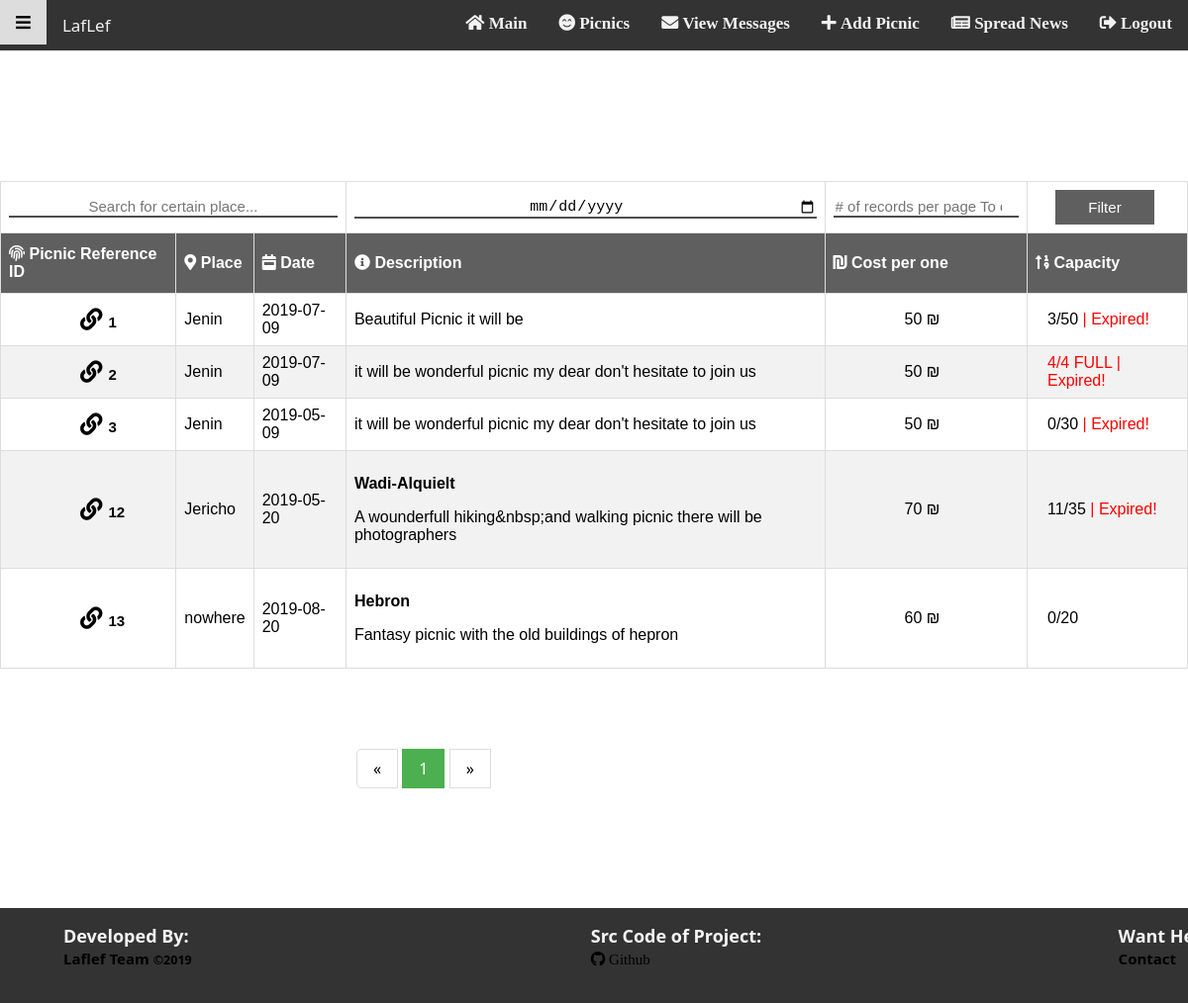
Screenshot of /picnics.php (signed in) with the database file from the repository.
### tables this page shows
CREATE TABLE IF NOT EXISTS `picnic` (
  `pid` int(11) NOT NULL AUTO_INCREMENT,
  `food` varchar(128) NOT NULL,
  `cost` double NOT NULL,
  `capacity` int(11) NOT NULL,
  `description` text NOT NULL,
  `returntime` time NOT NULL,
  `arrivaltime` time NOT NULL,
  `departuretime` time NOT NULL,
  `date` date NOT NULL,
  `departurelocation` varchar(45) NOT NULL,
  `place` varchar(45) NOT NULL,
  `activities` text NOT NULL,
  `images` varchar(45) NOT NULL DEFAULT 'default.jpg;default.jpg;default.jpg',
  `title` varchar(45) NOT NULL,
  `escorts` varchar(30) NOT NULL,
  `escorttel` int(12) NOT NULL,
  PRIMARY KEY (`pid`)
);

### model.php (called while the page is built, shortened)
<?php
$server = "localhost";
$username = "root";
$password = "";
$dbname = "laflefbzu";
$conn = "mysql:host=$server;dbname=$dbname";
$pdo = null;
try {
    $pdo = new PDO($conn, $username, $password);
    $pdo->setAttribute(PDO::ATTR_ERRMODE, PDO::ERRMODE_EXCEPTION);
} catch (PDOException $e) {
    die($e->getMessage());
}
function getPinicsForTable($start_limit, $records, $userType)
{
    global $pdo;
    if ($userType != 3) {
        return $pdo->query("select a.pid , a.place,a.date,a.description,a.cost from picnic as a where a.pid not in (select b.pid from book as b having (select sum(pnum) from book as c where a.pid =c.pid) = a.capacity) and a.date > CURRENT_DATE limit " . $start_limit . ", " . $records . ";");
    } else {
        return $pdo->query("select a.pid , a.place,a.date,a.description,a.cost from picnic as a limit " . $start_limit . ", " . $records . ";");
    }
}
function getRowNum($userType)
{
    global $pdo;
    if ($userType != 3) {
        return $pdo->query("select count(*) from picnic as a  where a.pid not in (select b.pid from book as b having   (select sum(pnum) from book as c where a.pid =c.pid) = a.capacity) and a.date > CURRENT_DATE");
    } else {
        return $pdo->query("select count(*) from picnic");
    }
}
function trackPicnicsCapacity($pid)
{
    global $pdo;
    return $pdo->query("select sum(pnum) total_bookers from book where pid = " . $pid);
}
function getPicnicsCapacity($pid)
{
    global $pdo;
    return $pdo->query("select capacity from picnic where pid = " . $pid);
}

### picnics.php (the view, shortened to what this page needs)
<?php
include 'layout.php';
include 'model.php';
?>
<div class="wrapper">
    <div class="container" id="container">
        <form action="picnics.php" method="get" id="picnic-search">
            <table class="picnic-table" id="table">
                <thead>
                <tr>
                    <td colspan="3"><input class="filter-input" id="filter-place" type="text" name="place"
                                           placeholder="Search for certain place..." onkeyup="myFunction()"
                                           pattern="[A-Za-z]*">
                    </td>
                    <td colspan="1"><input class="filter-input" id="filter-date" type="date" name="date"
                                           placeholder="Search for certain date..."></td>
                    <td colspan="1"><input class="filter-input " id="filter-place" type="number" name="NumOfPages"
                                           placeholder="# of records per page To display"></td>
                    <td colspan="1"><input class="button" id="filter-submit" type="submit" value="Filter" name="filter"
                        ></td>
                </tr>
                <tr>
                    <th><span class="fas fa-fingerprint"></span> Picnic Reference ID</th>
                    <th><span class="fas fa-map-marker-alt"></span> Place</th>
                    <th><span class="fas fa-calendar-week"></span> Date</th>
                    <th><span class="fas fa-info-circle"></span> Description</th>
                    <th><span class="fas fa-shekel-sign"></span> Cost per one</th>
                    <?php if (isset($_SESSION['userType']) && $_SESSION['userType'] == 3) { ?>
                        <th><span class="fas fa-sort-numeric-up"></span> Capacity</th>
                    <?php } else { ?>
                        <th></th>
                    <?php } ?>
                </tr>
                </thead>
                <tbody>
                <?php
                $res = null;
                $rowsNum = 0;
                if (isset($_SESSION['NumOfPages']) && !empty($_SESSION['NumOfPages']))
                    $RecordsPerPage = $_SESSION['NumOfPages'];
                else
                    $RecordsPerPage = 10;
                if (isset($_GET['page']))
                    $start_limit = ($_GET['page'] - 1) * $RecordsPerPage;
                if (!isset($_GET['filter']) || (isset($_GET['filter']) && isset($_GET['NumOfPages']) && empty($_GET['place']) && empty($_GET['date']))) {
                    if (isset($_SESSION['userType']) && $_SESSION['userType'] != 1) {
                        $res = getPinicsForTable($start_limit, $RecordsPerPage, $_SESSION['userType']);
                        if ($row = getRowNum($_SESSION['userType'])->fetch())
                            $rowsNum = $row[0];
                    } else {
                        $res = getPinicsForTable($start_limit, $RecordsPerPage, 1);
                        if ($row = getRowNum(1)->fetch()) {
                            $rowsNum = $row[0];
                        }
                    }
                }
                $pids = array();
                $pages = ceil($rowsNum / $RecordsPerPage);
                $keys = ["pid", "place", "date", "description", "cost"];
                if ($res != null)
                    $row = $res->fetch();
                if (!isset($row) || empty($row))
                echo "<tr><td colspan='6'>No Matches Found!</td></tr>";
                else
                while ($row) {
                if (!in_array($row['pid'], $pids)){
                ?>
                <tr><?php
                    foreach ($keys as $i) {
                        $bookers = 0;
                        $capacity = 0;
                        $result = getPicnicsCapacity($row['pid']);
                        if ($Row = $result->fetch()) {
                            $capacity = $Row['capacity'];
                        }
                        $result = trackPicnicsCapacity($row['pid']);
                        if ($Row = $result->fetch()) {
                            $bookers = $Row['0'];
                        }
                        if (!is_numeric($bookers)) {
                            $bookers = 0;
                        }
                        if ($capacity != $bookers || $_SESSION['userType'] == 3) {
                            if ($i == "description") {
                                $desc = explode(',', $row[$i]);
                                $row[$i] = $desc[0];
                            }
                            if ($i == "pid") {
                                echo "<td class='pid' style='padding-left: 80px;font-size: 1.4pc'><button  type='button' class='picnic-pid' id='link-" . $row[$i] . "'  onclick=' display(" . $row[$i] . ");'>" . $row[$i] . "</button></td>";
                                ?>
                                <?php
                            } else if ($i == "cost") {
                                ?>
                                <td style="padding-left: 80px"><?= $row[$i] ?> &#8362;</td><?php
                            } else { ?>
                                <td><?= $row[$i] ?></td><?php
                            }
                        }
                    }
                    if (isset($_SESSION['userType']) && $_SESSION['userType'] != 3) {
                        $seat = "";
                        ($capacity - $bookers) == 1 ? $seat = "Seat" : $seat = "Seats";
                        if (($capacity - $bookers) <= (ceil(.1 * $capacity)) && $bookers != $capacity) {
                            echo "<td><a href='booking.php?id=" . $row['pid'] . "' class='button' style='text-decoration:none;padding-top:5px'>Book Now</a> |<span style='color: red'>" . ($capacity - $bookers) . " " . $seat . " Left </span></td></tr>";
                        } else if ($capacity != $bookers)
                            echo "<td><a href='booking.php?id=" . $row['pid'] . "' class='button' style='text-decoration:none;padding-top:5px'>Book Now</a></td></tr>";
                    } else if ($_SESSION['userType'] == 3) {
                        $expired = "";
                        if (strtotime($row['date']) < strtotime("today")) {
                            $expired = " | Expired!";
                        }
                        if ($bookers != $capacity)
                            echo "<td style='padding-left: 20px'>" . $bookers . "/" . $capacity . "<span style='color: red'>" . $expired . "</span>" . "</td>";
                        else
                            echo "<td style='padding-left: 20px;color: red'>" . $bookers . "/" . $capacity . " FULL" . "<span style='color: red'>" . $expired . "</span>" . "</td>";
                    }
                    }
                    $row = $res->fetch();
                    } ?>
                </tbody>
            </table>
        </form>
        <div class="pagination">
            <a id="backward"
               href="picnics.php?page=<?php ($_GET['page'] - 1) != 0 ? print($_GET['page'] - 1) : print 1 ?>">&laquo;</a>
            <?php
            for ($page = 1; $page <= $pages; $page++) {
                if ($page == $_GET['page'])
                    echo "<a href='picnics.php?page=" . $page . "'class='active'>" . $page . "</a>";
                else
                    echo "<a href='picnics.php?page=" . $page . "'>" . $page . "</a>";
            }
            ?> <a id="forward"
                  href="picnics.php?page=<?php $_GET['page'] != $pages ? print($_GET['page'] + 1) : print 1 ?>">&raquo;</a>
        </div>
    </div>
</div>
<?php require 'footer.php' ?>

### layout.php (shortened to what this page needs)
<!DOCTYPE html>
<html lang="en">
<head>
    <link rel="stylesheet" href="css/mainStylesheet.css" type="text/css">
    <link rel="stylesheet" href="css/navstyle.css" type="text/css">
    <link rel="stylesheet" href="css/footerStyle.css" type="text/css">
    <link rel="stylesheet" href="https://use.fontawesome.com/releases/v5.8.2/css/all.css"
>
</head>
<body>
<div style="position: relative; min-height: 100vh">
    <?php require 'navbar.php' ?>
    <div style="  padding-bottom: 2.5rem;    /* Footer height */">

### navbar.php (shortened to what this page needs)
<nav class="topnav" id="myTopnav">
    <a href="#" id="hamburger" class="fas fa-bars"></a>
    <a href="main.php" id="companyTitle">LafLef</a>
    <div class="links">
        <a href="main.php" class="fas fa-home"> Main</a>
        <a href="picnics.php" class="fas fa-smile-beam"> Picnics</a>
        <?php
        if (!isset($_SESSION['userType']) || $_SESSION['userType'] == 1)
            echo '
                    <a href="aboutUs.php" class="fas fa-address-card"> About Us</a>
                    <a href="register.php?new" class="fas fa-user-plus"> Register</a>
                    <a href="login.php?new" class="fas fa-sign-in-alt"> Login</a>
                ';
        else if ($_SESSION['userType'] == 2) {
            ?>
            <a href="#" class="fas fa-user"> <?= $_SESSION['Customer_Name'] ?></a>
            <?php
            echo '
                    <a href="logout.php" class="fas fa-sign-out-alt"> Logout</a>
                ';
        } else
            echo '
                    <a href="viewMessages.php" class="fas fa-envelope" > View Messages</a>
                    <a href="addPicnic.php" class="fas fa-plus"> Add Picnic</a>
                    <a href="addNews.php" class="fas fa-newspaper"> Spread News</a>
                    <a href="logout.php" class="fas fa-sign-out-alt"> Logout</a>
                ';
        ?>
    </div>
</nav>

### footer.php (shortened to what this page needs)
</body>
<footer>
    <div>
        <strong>Developed By:</strong><br>
        <a href="aboutUs.php">Laflef Team
            <small>&copy;2019</small>
        </a>
    </div>
    <div>
        <strong>Src Code of Project:</strong><br>
        <a class="fab fa-github" href="https://github.com/wswaileh/webProject" target="_blank"> Github</a>
    </div>
    <div>
        <strong>Want Help?</strong><br>
        <a href="aboutUs.php#contact"> Contact</a>
    </div>
</footer>
</html>

### css/mainStylesheet.css (style rules this page uses)
* { box-sizing: border-box; }
body { margin: 0px; font-family: 'segoe ui', Serif, "Arial"; }
.container { padding-top: 11%; width: 100%; overflow: hidden; transition: padding-left 0.5s ease; }
.picnic-table { overflow: scroll; font-family: "Trebuchet MS", Arial, Helvetica, sans-serif; border-collapse: collapse; width: 100%; }
.picnic-table td, .picnic-table th { border: 1px solid #ddd; padding: 8px; }
.picnic-table tr:nth-child(even) { background-color: #f2f2f2; }
.picnic-table th { padding-top: 12px; padding-bottom: 12px; text-align: left; background-color: #5F5F5F; color: white; }
.button { background-color: #5F5F5F; color: white; text-align: center; display: inline-block; border: none; width: 100px; height: 35px; margin-left: 20px; font-size: 15px; }
.filter-input { width: 100%; font-size: 15px; text-align: center; border: none; border-bottom: 2px #4D4D4D solid; overflow: hidden; outline: none; background: none; color: black; }
#filter-submit { width: 100px; }
.pagination { display: inline-block; margin: 90px 30%; }
.pagination a { padding: 8px 16px; text-decoration: none; border: 1px solid #ddd; color: black; }
.pagination a.active { background-color: #4CAF50; border: 1px solid #4CAF50; color: white; }
.pagination a:first-child { border-top-left-radius: 5px; border-bottom-left-radius: 5px; }
*, *::before, *::after { box-sizing: border-box; }
form input[type="text"]:not(:placeholder-shown):valid, form input[type="tel"]:not(:placeholder-shown):valid, form input[type="email"]:not(:placeholder-shown):valid form input[type="password"]:not(:placeholder-shown):valid, form input[type="number"]:not(:placeholder-shown):valid { background: url('../img/icons/checked.svg') no-repeat; background-size: 20px; background-position: 5px, 20px; padding-left: 10px !important; }
.pid::before { font-family: "Font Awesome 5 Free"; content: ' \f0c1'; font-weight: 900; }
.picnic-pid { background: none; outline: 0; overflow: hidden; cursor: pointer; border: 0px; font-size: 15px; font-weight: 900; }
.wrapper { position: relative; }
footer { right: 0; bottom: 0; left: 0; padding: 1rem 3rem 5rem 4rem; display: grid; overflow-x: hidden; background-color: #333333 !important; grid-template-columns: 33.3rem 33.3rem 33.3rem; }
footer a { text-decoration: none; color: black; font-size: 15px; font-weight: 900; }
footer strong { font-size: 18px; color: whitesmoke; }

### css/navstyle.css (style rules this page uses)
.topnav { overflow: hidden; background-color: #333; }
.topnav a { float: left; display: block; color: #f2f2f2; text-align: center; padding: 14px 16px; text-decoration: none; font-size: 17px; }
.topnav a#companyTitle { display: inline-block; }
.active { background-color: #4CAF50; color: white; }
.topnav .links { float: right; }

### css/footerStyle.css (style rules this page uses)
footer { background-color: #5F5F5F; bottom:0; width:100%; height:3rem; }

### rows the page displays
picnic: pid "1", place "Jenin", date "2019-07-09", cost "50", capacity "50", date "| Expired!"
picnic: pid "2", place "Jenin", date "2019-07-09", description "it will be wonderful picnic my dear don't hesitate to join us", cost "50", capacity "4", date "| Expired!"
picnic: pid "3", place "Jenin", date "2019-05-09", description "it will be wonderful picnic my dear don't hesitate to join us", cost "50", capacity "30", date "| Expired!"
picnic: pid "12", place "Jericho", date "2019-05-20", cost "70", capacity "35", date "| Expired!"
picnic: pid "13", place "nowhere", date "2019-08-20", cost "60", capacity "20"

### other values shown
$row[$i] "Beautiful Picnic it will be"
$bookers "3"
$bookers "4"
$bookers "0"
$row[$i] "Wadi-Alquielt A wounderfull hiking&nbsp;and walking picnic there will be photographers"
$bookers "11"
$row[$i] "Hebron Fantasy picnic with the old buildings of hepron"
